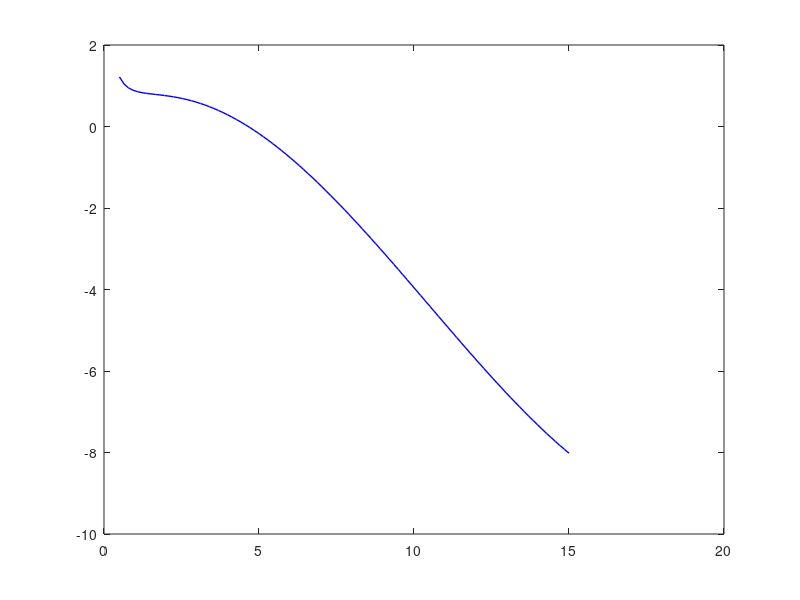

The MATLAB source for this figure:
P = 0.001;
% P = 0.0033;
Q = 1;
% temp = 0.025;
temp = 0.042;
n = 101;
r = linspace(0.5,15,n);
Gr = r/2.*(1+8/3*pi*P*r.^2+Q*Q./(r.^2))-pi*temp*r.*r;
plot(r,Gr,'b-','linewidth',1);